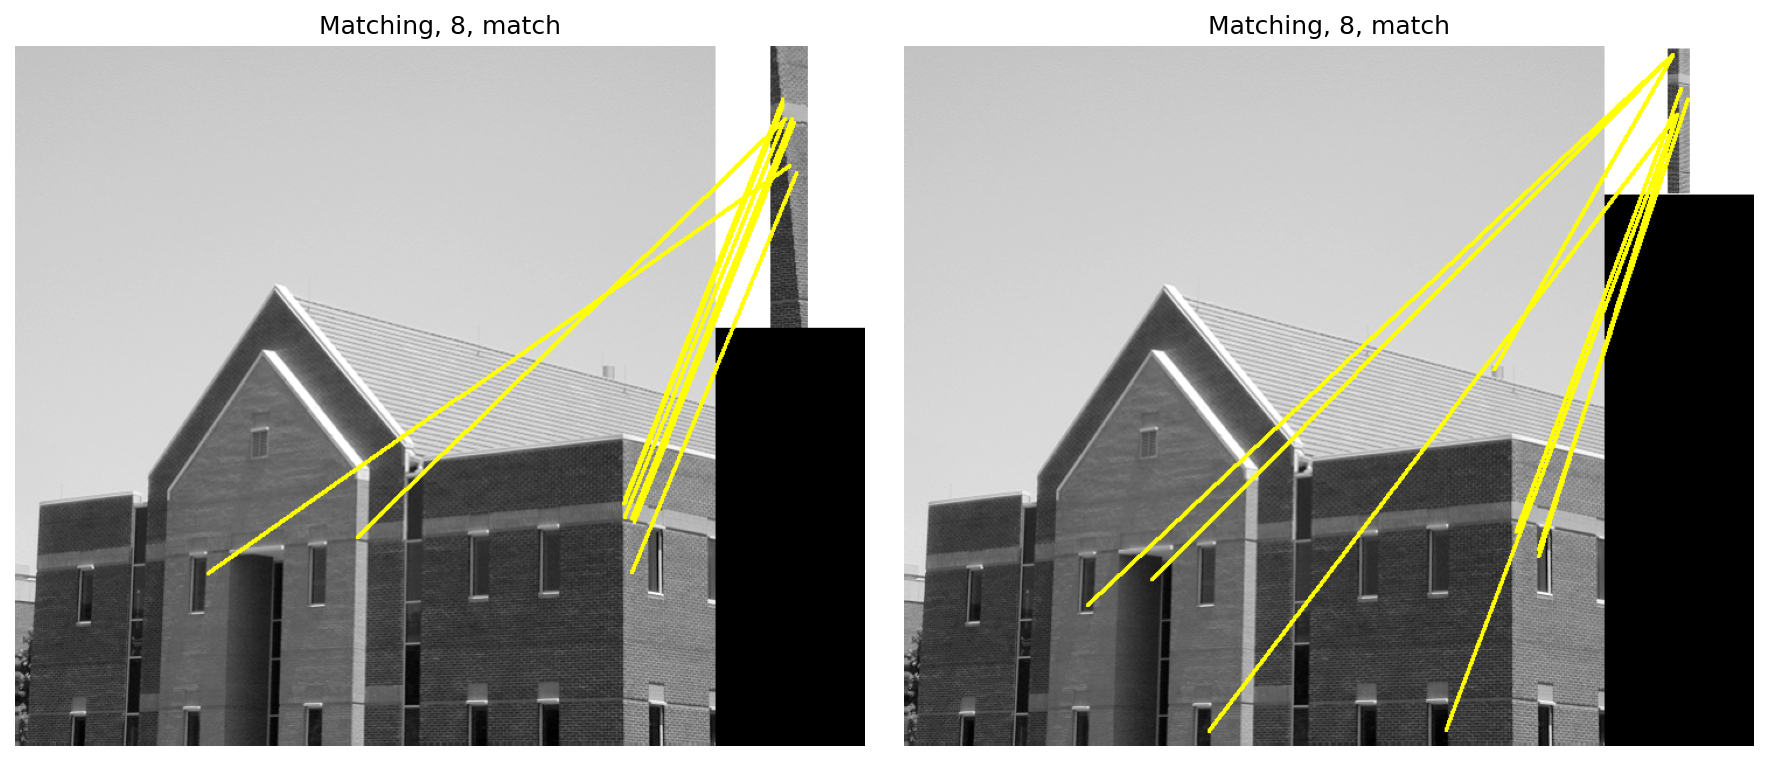

The Python source for this figure:
"""Figure 12.66 - Match rotated and half-size corners against original building."""

from __future__ import annotations

import os
import matplotlib.pyplot as plt

from libDIPUM.match import match
from libDIPUM.data_path import dip_data


print("Running Figure1266 (matching rotated and half-size corners)...")

img_base = dip_data('building-600by600.pgm')
img_rot_corner = dip_data('building-rot-corner.pgm')
img_half_corner = dip_data('building-halfsize-corner.pgm')

# Match rotated corner against original building
num1, match1 = match(img_base, img_rot_corner)

# Match half-size corner against original building
num2, match2 = match(img_base, img_half_corner)

# Display
fig, axs = plt.subplots(1, 2, figsize=(12, 5))
axs[0].imshow(match1)
axs[0].set_title(f"Matching, {num1}, match")
axs[0].axis("off")

axs[1].imshow(match2)
axs[1].set_title(f"Matching, {num2}, match")
axs[1].axis("off")

fig.tight_layout()
out_path = os.path.join(os.path.dirname(__file__), "Figure1266.png")
fig.savefig(out_path, dpi=150, bbox_inches="tight")
print(f"Saved {out_path}")

plt.show()
